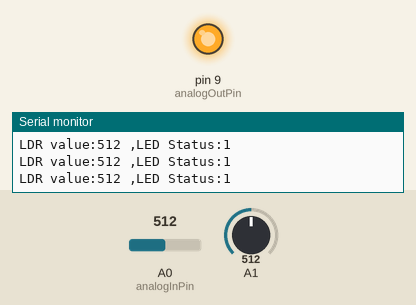
Simulated run of this sketch. Board: Arduino Uno, built with avr-gcc and run on an emulated ATmega328P. Parts: output pins drawn as LEDs (lit = HIGH), the last lines printed to the serial monitor. The inputs (shaded band) are chosen by the test bench; at power-on: A0 (analogInPin) = 512, A1 = 512.

Above: at 1.2 s.
1.3 s: A0 (analogInPin) set to 812
2.8 s: A0 (analogInPin) set to 834
At 3.3 s:
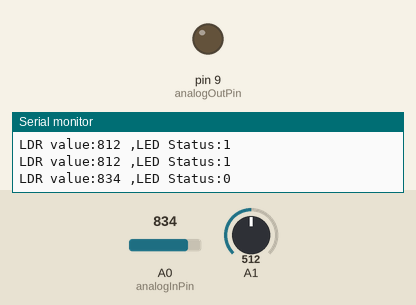
4.5 s: A0 (analogInPin) set to 716
At 5.7 s:
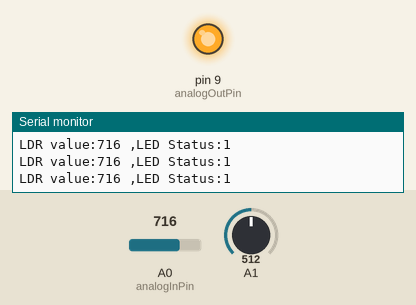
6.0 s: A0 (analogInPin) set to 832
At 7.0 s:
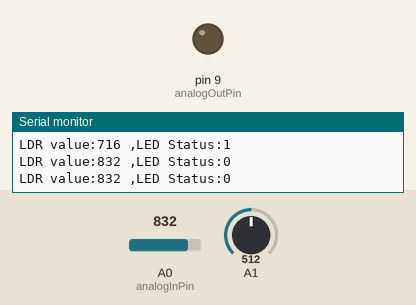
Timing chart, 0 to 8.5 s (numbered marks = the images above; inputs shaded):
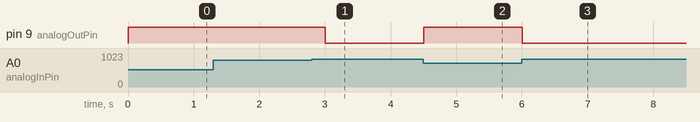

The sketch:

20200808004_Lab04_Assignment.ino
```cpp
const int analogInPin=A0;
const int analogOutPin=9;

int LED;

void setup() {

  Serial.begin(9600);
  pinMode(analogOutPin,OUTPUT);

}

void loop() {
  int LDR=analogRead(analogInPin);
  if (LDR<822) {
    digitalWrite(analogOutPin,HIGH);
    LED=1;
  }
  else if (LDR>822) {
    digitalWrite(analogOutPin,LOW);
    LED=0;
  }

   LDR=analogRead(analogInPin);
   int ledStatus=analogRead(analogOutPin);

Serial.print("LDR value:");
Serial.print(LDR);
Serial.print(" ,LED Status:");
Serial.print(LED);
Serial.println();

  delay(500);

}
```

Measured:
- the behaviour switches between 822 and 823 on A0 (analogInPin) (found by bisection; images 0 and 1)
- after the input at 2.8 s, pin 9 (analogOutPin): HIGH → LOW after 0.20 s
- after the input at 4.5 s, pin 9 (analogOutPin): LOW → HIGH at once
- after the input at 6.0 s, pin 9 (analogOutPin): HIGH → LOW at once
